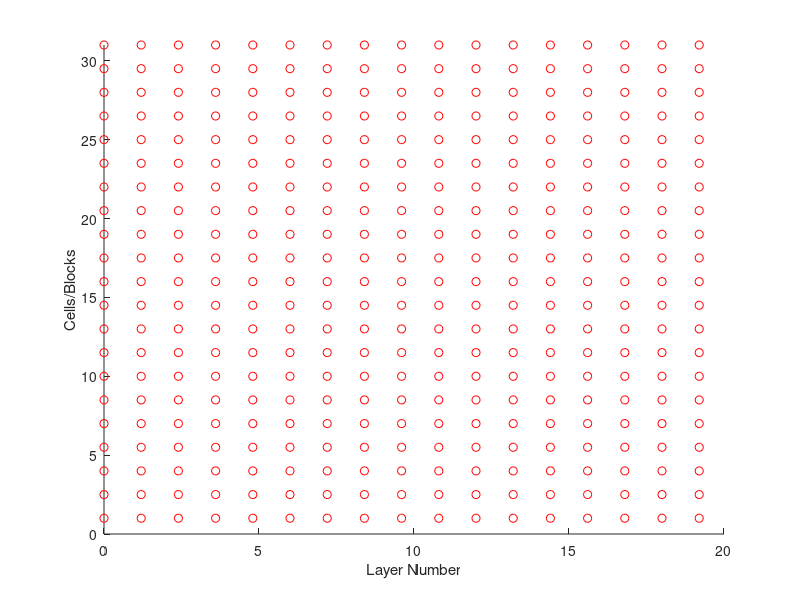

This figure's MATLAB source:
n = 20; % number of iterations
m = 30; % number of blocks in each
r = 1.2;
fprintf("number of layers of cells = %d\ninitial number of cells on the main branch = %d",n,m);
x = zeros(1,m+1);
v = 1.5;
y = 1:v:(v*m + 1);
scatter(x,y,'r');
xlim([0 n]);
ylim([0 m+1]);
xlabel('Layer Number');
ylabel('Cells/Blocks');
hold on;
for i = 1:(n/r)
    pause(0.5);
    x = x + r;
    y = 1:v:(v*m + 1);
    fprintf("x = %d\n",x);
    scatter(x,y,'r');
    hold on;
end
fprintf("\nCompleted Execution :)");
